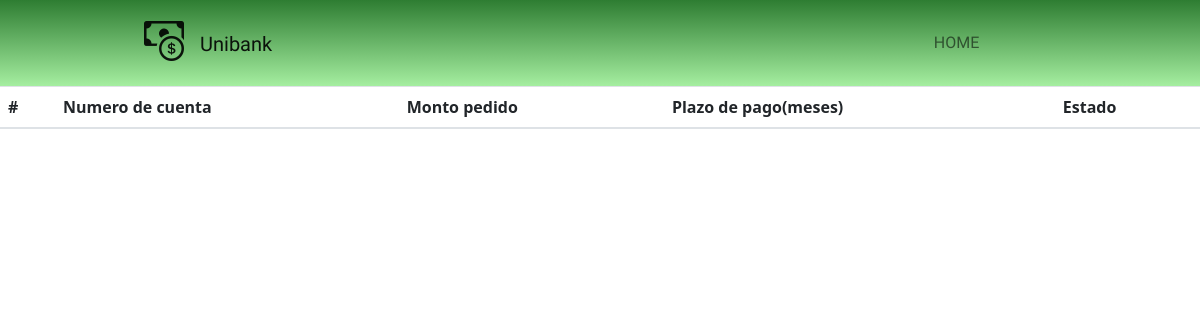
Page /estatusPedido/estatusPedido.php on the earlier database version.
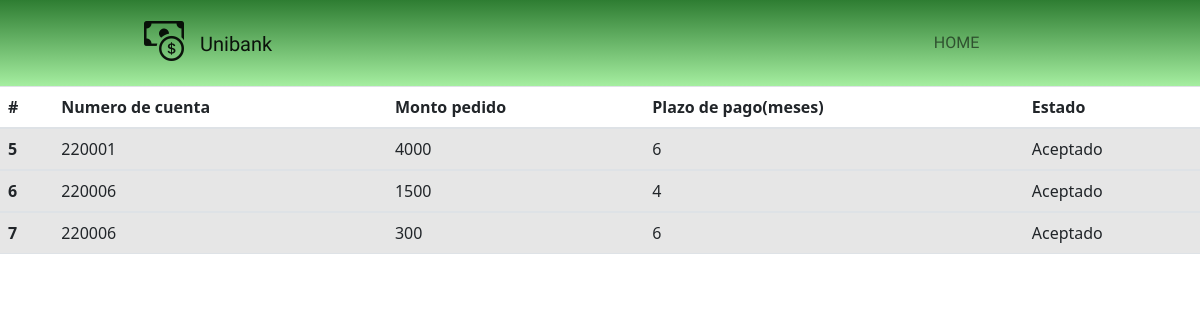
Same page on the later database version.
### tables this page shows
CREATE TABLE `prestamos` (
  `id` int(11) NOT NULL,
  `NoCli` int(50) NOT NULL,
  `dinero` int(20) NOT NULL,
  `meses` int(3) NOT NULL,
  `status` varchar(50) NOT NULL
);

### estatusPedido/estatusPedido.php (the view, shortened to what this page needs)
<?php
require '../vistas/headerEjecutivo.php';
$conexion=mysqli_connect('localhost','root','','unibank');
?>
<!DOCTYPE html>
 <html>
 <head>
<link href="https://cdn.jsdelivr.net/npm/bootstrap@5.2.1/dist/css/bootstrap.min.css" rel="stylesheet">
 </head>
<body>
  <table class="table table-striped table-hover">
  <thead>
    <tr>
      <th scope="col">#</th>
      <th scope="col">Numero de cuenta</th>
      <th scope="col">Monto pedido</th>
      <th scope="col">Plazo de pago(meses)</th>
      <th scope="col">Estado</th>
    </tr>
  </thead>
  <?php
  $sql="SELECT * FROM prestamos";
  $result=mysqli_query($conexion,$sql);
  while($mostrar=mysqli_fetch_array($result)){
  ?>
  <tbody>
    <tr>
      <th scope="row"><?php echo $mostrar['id'] ?></th>
      <td><?php echo $mostrar['NoCli'] ?></td>
      <td><?php echo $mostrar['dinero'] ?></td>
      <td><?php echo $mostrar['meses'] ?></td>
      <td><?php echo $mostrar['status'] ?></td>
    </tr>
  <?php
  }
  ?>
  </table>
</body>

### vistas/headerEjecutivo.php (shortened to what this page needs)
<!DOCTYPE html>
<html lang="en">
<head>
  <link rel="stylesheet" href="https://stackpath.bootstrapcdn.com/bootstrap/4.3.1/css/bootstrap.min.css"
 />
  <link rel="stylesheet" href="https://use.fontawesome.com/releases/v5.7.2/css/all.css"
>
  <link rel="stylesheet" href="https://cdn.jsdelivr.net/npm/bootstrap-icons@1.9.1/font/bootstrap-icons.css">
  <link rel="stylesheet" href="../Style.css" />
  <link rel="stylesheet" href="../mobile-style.css">
  <link rel="stylesheet" href="../assets/bootstrap/Btrap5/css/bootstrap.min.css">
  <link rel="stylesheet" href="https://cdn.jsdelivr.net/npm/bootstrap@4.0.0/dist/css/bootstrap.min.css">
  <link rel="stylesheet" href="../css/estilosLogReg.css">
  <link rel="stylesheet" href="../assets/bootstrap/Btrap5/css/features.css">
</head>
<body>
  <header>
    <div class="container-fluid p-0">
      <nav class="navbar navbar-expand-lg">
        <a class="navbar-brand" href="../index.php">
          <i class="bi bi-cash-coin fa-2x mx-3"></i>Unibank
        </a>
        <div class="collapse navbar-collapse" id="navbarNav">
          <ul class="navbar-nav">
            <li class="nav-item active">
              <a class="nav-link" href="../ejecutivo.php">HOME
              </a>
            </li>
            <li class="nav-item" >
             <a class="nav-link" href="./funciones/cerrarSesion.php">
              </a>
              </li>
          </ul>
        </div>
      </nav>
    </div>
  </header>

### Style.css (style rules this page uses)
* { box-sizing: border-box; }
header, section { overflow-x: hidden; }
:root { --Sniglet-font: "Sniglet", cursive; --Rubik: "Rubik", cursive; --Patua: "Patua One", cursive; --Lobster: "lobster", cursive; --light-black: #2e2c2caf; --bggradient: linear-gradient(to bottom, #2e7d32, #a5eea0); --light-gray: rgba(255, 255, 255, 0.877); }
header a { font-family: var(--Sniglet-font); font-size: 0.9em; color: whitesmoke; }
header .nav-item:last-child { padding-right: 10.5em; }
header .nav-item { padding: 0.9em; }
header .navbar-brand { padding-left: 8rem; }
header { background: #ff512f; background: var(--bggradient); }
body { background:#F2F2F2; font-size: 16px; font-family:"Roboto", Arial, sans-serif, helvetica; }

### css/estilosLogReg.css (style rules this page uses)
* { margin: 0; padding: 0; -webkit-box-sizing: border-box; -moz-box-sizing: border-box; box-sizing: border-box; }
body { font-size: 16px; font-family: 'Raleway', sans-serif; background: #1b2e35; color:#fff; }
a { text-decoration: none; color:#B8711B; }

Differences in the rows shown:
added prestamos: id "5", NoCli "220001", dinero "4000", meses "6", status "Aceptado"
added prestamos: id "6", NoCli "220006", dinero "1500", meses "4", status "Aceptado"
added prestamos: id "7", NoCli "220006", dinero "300", meses "6", status "Aceptado"
